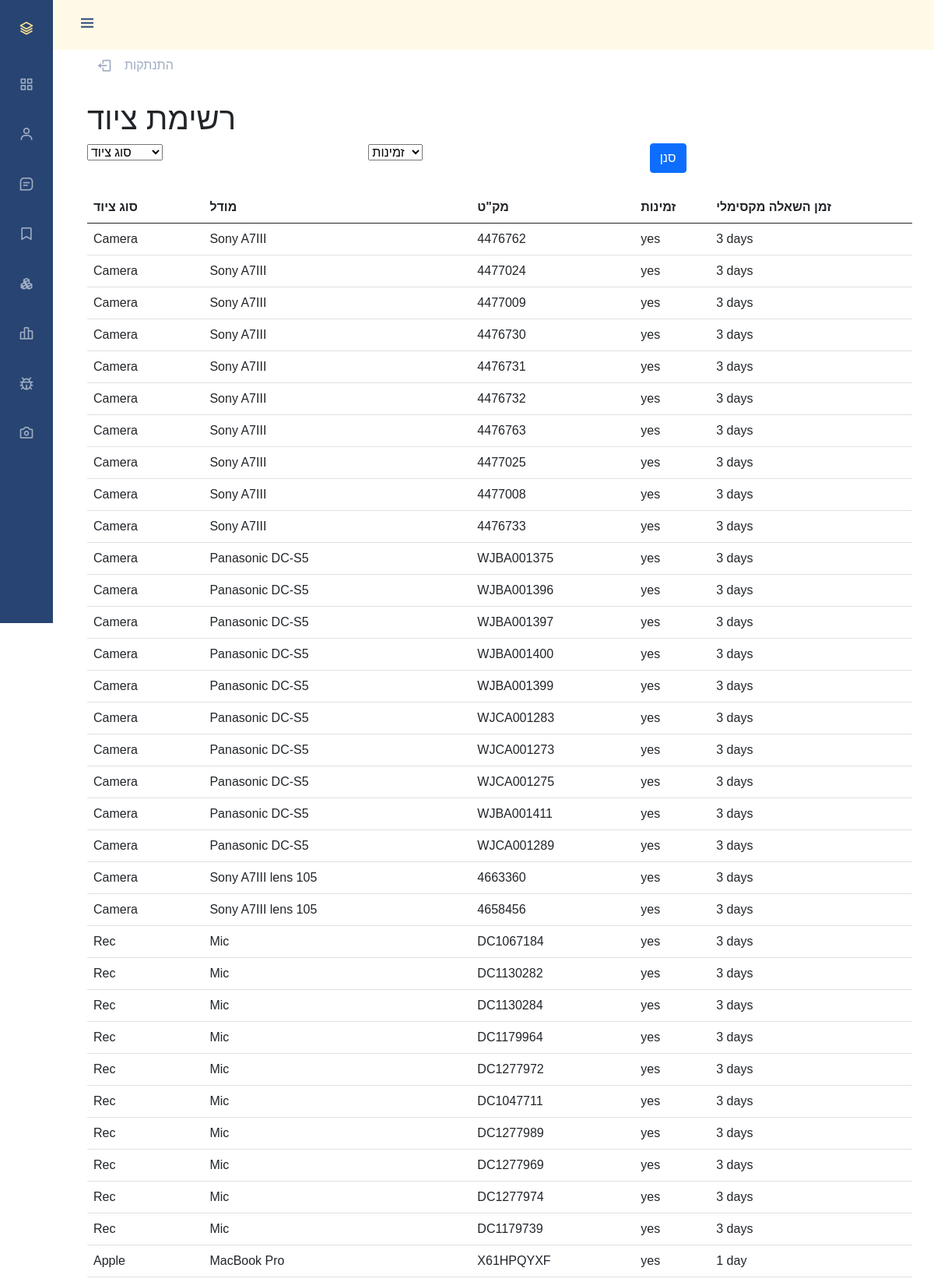
The app's page /equipment (signed in, upper part) with its own data.
### app/models.py (models this page shows)
class Equipment(db.Model, UserMixin):
    Type= db.Column(db.String(10))
    model=db.Column(db.String(150))
    Serial_Number= db.Column(db.String(150), primary_key=True)
    Available = db.Column(db.String(150))
    Time = db.Column(db.String(150))

### app/views.py (the view)
@views.route('/equipment')
@login_required
def equipment():
    type_filter = request.args.get('type')
    model_filter = request.args.get('model')
    available_filter = request.args.get('available')
    query = Equipment.query
    if type_filter:
        query = query.filter_by(Type=type_filter)
    if model_filter:
        query = query.filter_by(model=model_filter)
    if available_filter:
        query = query.filter_by(Available=available_filter)
    equipment_list = query.all()
    return render_template("equipment.html", user=current_user, equipment_list=equipment_list)

### app/__init__.py (called while the page is built)
def create_app():
    app = Flask(__name__)
    app.config['SECRET_KEY'] = 'some key'
    app.config['SQLALCHEMY_DATABASE_URI'] = f'sqlite:///{App_DataBase}'
    db.init_app(app)
    from .auth import auth
    from .views import views
    app.register_blueprint(auth, url_prefix='/')
    app.register_blueprint(views, url_prefix='/')
    from .models import User
    login_manager = LoginManager()
    login_manager.login_view = 'auth.login'
    login_manager.init_app(app)
    @login_manager.user_loader
    def load_user(id):
        return User.query.get(int(id))
    return app

### app/templates/equipment.html (shortened to what this page needs)
{% extends "base.html" %}
{% block content %}
<!DOCTYPE html>
<html lang="en">
  <head>
    <link rel="stylesheet" type="text/css" href="{{ url_for('static', filename='equipment-style.css') }}">
  </head>
  <body>
<div class="container">
  <h1>רשימת ציוד</h1>
  <form method="GET">
    <div class="row">
      <div class="col">
        <select name="type">
          <option value="">סוג ציוד</option>
        </select>
      </div>
      <div class="col">
        <select name="available">
          <option value="">זמינות</option>
        </select>
      </div>
      <div class="col">
        <button type="submit" class="btn btn-primary">סנן</button>
      </div>
    </div>
  </form>
  <br>
  <table class="table">
    <thead>
      <tr>
        <th>סוג ציוד</th>
        <th>מודל</th>
        <th>מק"ט</th>
        <th>זמינות</th>
        <th>זמן השאלה מקסימלי </th>
      </tr>
    </thead>
    <tbody>
      {% for equipment in equipment_list %}
      <tr>
        <td>{{ equipment.Type }}</td>
        <td>{{ equipment.model }}</td>
        <td>{{ equipment.Serial_Number }}</td>
        <td>{{ equipment.Available }}</td>
        <td>{{ equipment.Time }}</td>
      </tr>
      {% endfor %}
    </tbody>
  </table>
</div>
</body>
</html>
{% endblock %}

### app/templates/base.html (shortened to what this page needs)
<!doctype html>
<html>
<head>
  <link href='https://cdn.jsdelivr.net/npm/bootstrap@5.0.0-beta1/dist/css/bootstrap.min.css' rel='stylesheet'>
  <link href='https://cdn.jsdelivr.net/npm/boxicons@latest/css/boxicons.min.css' rel='stylesheet'>
  <link rel="stylesheet" href="/static/base-style.css">
</head>
<body className='snippet-body'>
  <body id="body-pd">
    <header class="header" id="header">
      <div class="header_toggle"> <i class='bx bx-menu' id="header-toggle"></i> </div>
    </header>
    <div class="l-navbar" id="nav-bar">
      <nav class="nav">
        <div>
          <a class="nav_logo"> <i class='bx bx-layer nav_logo-icon'></i>
            <span class="nav_logo-name">SCStudio</span> </a>
          <div class="nav_list">
            <a href="/" class='nav_link {{'active' if request.endpoint=='/'}}'> <i class='bx bx-grid-alt nav_icon'></i>
              <span class="nav_name">Dashboard</span> </a>
            <a href="#" class="nav_link"> <i class='bx bx-user nav_icon'></i>
              <span class="nav_name">Users</span> </a>
            <a href="#" class="nav_link"> <i class='bx bx-message-square-detail nav_icon'></i>
              <span class="nav_name">Messages</span> </a>
            <a href="#" class="nav_link"> <i class='bx bx-bookmark nav_icon'></i>
              <span class="nav_name">Bookmark</span></a>
            <a href="#" class="nav_link"> <i class='bx bxs-component nav_icon'></i>
              <span class="nav_name">מעקב ציוד</span></a>
            <a href="/test" class='nav_link {{'active' if request.endpoint=='test'}}'> <i
                class='bx bx-bar-chart-alt-2 nav_icon'></i>
              <span class="nav_name">סטטיסטיקה</span> </a>
            <a href="#" class="nav_link"> <i class='bx bx-bug nav_icon'></i>
              <span class="nav_name">דיווח ציוד תקול</span> </a>
          </div>
          <a href="#" class="nav_link"> <i class='bx bx-camera nav_icon'></i>
            <span class="nav_name">השאלת ציוד</span> </a>
        </div>
        </div>
        <a href="{{ url_for('auth.logout') }}" class="nav_link"> <i class='bx bx-log-out nav_icon'></i> <span class="nav_name">התנתקות</span> </a>
    <div>
      {% block content %}
      {% endblock %}
    </div>
  </body>
</html>

### app/static/base-style.css (style rules this page uses)
:root { --header-height: 3rem; --nav-width: 68px; --main-color: #274472; --light-main-color: #9facc2; --select-color: #ffe38f; --light-select-color: #fff9e8; --body-font: 'Nunito', sans-serif; --normal-font-size: 1rem; --z-fixed: 100 }
body { position: relative; margin: var(--header-height) 0 0 0; padding: 0 1rem; font-family: var(--body-font); font-size: var(--normal-font-size); transition: .5s }
a { text-decoration: none }
.header { width: 100%; height: var(--header-height); position: fixed; top: 0; left: 0; display: flex; align-items: center; justify-content: space-between; padding: 0 1rem; background-color: var(--light-select-color); z-index: var(--z-fixed); transition: .5s }
.header_toggle { color: var(--main-color); font-size: 1.5rem; cursor: pointer }
.l-navbar { position: fixed; top: 0; left: -30%; width: var(--nav-width); height: 100vh; background-color: var(--main-color); padding: .5rem 1rem 0 0; transition: .5s; z-index: var(--z-fixed) }
.nav { height: 100%; display: flex; flex-direction: column; justify-content: space-between; overflow: hidden }
.nav_logo, .nav_link { display: grid; grid-template-columns: max-content max-content; align-items: center; column-gap: 1rem; padding: .5rem 0 .5rem 1.5rem }
.nav_logo { margin-bottom: 2rem }
.nav_logo-icon { font-size: 1.25rem; color: var(--select-color) }
.nav_link { position: relative; color: var(--light-main-color); margin-bottom: 1.5rem; transition: .3s }
.nav_icon { font-size: 1.25rem }
@media screen and (min-width: 768px) { body { margin: calc(var(--header-height) + 1rem) 0 0 0; padding-left: calc(var(--nav-width) + 2rem) } }
@media screen and (min-width: 768px) { .header { height: calc(var(--header-height) + 1rem); padding: 0 2rem 0 calc(var(--nav-width) + 2rem) } }
@media screen and (min-width: 768px) { .l-navbar { left: 0; padding: 1rem 1rem 0 0 } }

### records on screen
Equipment: Type "Camera", model "Sony A7III", Serial_Number "4476762", Available "yes", Time "3 days"
Equipment: Type "Camera", model "Sony A7III", Serial_Number "4477024", Available "yes", Time "3 days"
Equipment: Type "Camera", model "Sony A7III", Serial_Number "4477009", Available "yes", Time "3 days"
Equipment: Type "Camera", model "Sony A7III", Serial_Number "4476730", Available "yes", Time "3 days"
Equipment: Type "Camera", model "Sony A7III", Serial_Number "4476731", Available "yes", Time "3 days"
Equipment: Type "Camera", model "Sony A7III", Serial_Number "4476732", Available "yes", Time "3 days"
Equipment: Type "Camera", model "Sony A7III", Serial_Number "4476763", Available "yes", Time "3 days"
Equipment: Type "Camera", model "Sony A7III", Serial_Number "4477025", Available "yes", Time "3 days"
Equipment: Type "Camera", model "Sony A7III", Serial_Number "4477008", Available "yes", Time "3 days"
Equipment: Type "Camera", model "Sony A7III", Serial_Number "4476733", Available "yes", Time "3 days"
Equipment: Type "Camera", model "Panasonic DC-S5", Serial_Number "WJBA001375", Available "yes", Time "3 days"
Equipment: Type "Camera", model "Panasonic DC-S5", Serial_Number "WJBA001396", Available "yes", Time "3 days"
Equipment: Type "Camera", model "Panasonic DC-S5", Serial_Number "WJBA001397", Available "yes", Time "3 days"
Equipment: Type "Camera", model "Panasonic DC-S5", Serial_Number "WJBA001400", Available "yes", Time "3 days"
Equipment: Type "Camera", model "Panasonic DC-S5", Serial_Number "WJBA001399", Available "yes", Time "3 days"
Equipment: Type "Camera", model "Panasonic DC-S5", Serial_Number "WJCA001283", Available "yes", Time "3 days"
Equipment: Type "Camera", model "Panasonic DC-S5", Serial_Number "WJCA001273", Available "yes", Time "3 days"
Equipment: Type "Camera", model "Panasonic DC-S5", Serial_Number "WJCA001275", Available "yes", Time "3 days"
Equipment: Type "Camera", model "Panasonic DC-S5", Serial_Number "WJBA001411", Available "yes", Time "3 days"
Equipment: Type "Camera", model "Panasonic DC-S5", Serial_Number "WJCA001289", Available "yes", Time "3 days"
Equipment: Type "Camera", model "Sony A7III lens 105", Serial_Number "4663360", Available "yes", Time "3 days"
Equipment: Type "Camera", model "Sony A7III lens 105", Serial_Number "4658456", Available "yes", Time "3 days"
Equipment: Type "Rec", model "Mic", Serial_Number "DC1067184", Available "yes", Time "3 days"
Equipment: Type "Rec", model "Mic", Serial_Number "DC1130282", Available "yes", Time "3 days"
Equipment: Type "Rec", model "Mic", Serial_Number "DC1130284", Available "yes", Time "3 days"
Equipment: Type "Rec", model "Mic", Serial_Number "DC1179964", Available "yes", Time "3 days"
Equipment: Type "Rec", model "Mic", Serial_Number "DC1277972", Available "yes", Time "3 days"
Equipment: Type "Rec", model "Mic", Serial_Number "DC1047711", Available "yes", Time "3 days"
Equipment: Type "Rec", model "Mic", Serial_Number "DC1277989", Available "yes", Time "3 days"
Equipment: Type "Rec", model "Mic", Serial_Number "DC1277969", Available "yes", Time "3 days"
Equipment: Type "Rec", model "Mic", Serial_Number "DC1277974", Available "yes", Time "3 days"
Equipment: Type "Rec", model "Mic", Serial_Number "DC1179739", Available "yes", Time "3 days"
Equipment: Type "Apple", model "MacBook Pro", Serial_Number "X61HPQYXF", Available "yes", Time "1 day"
